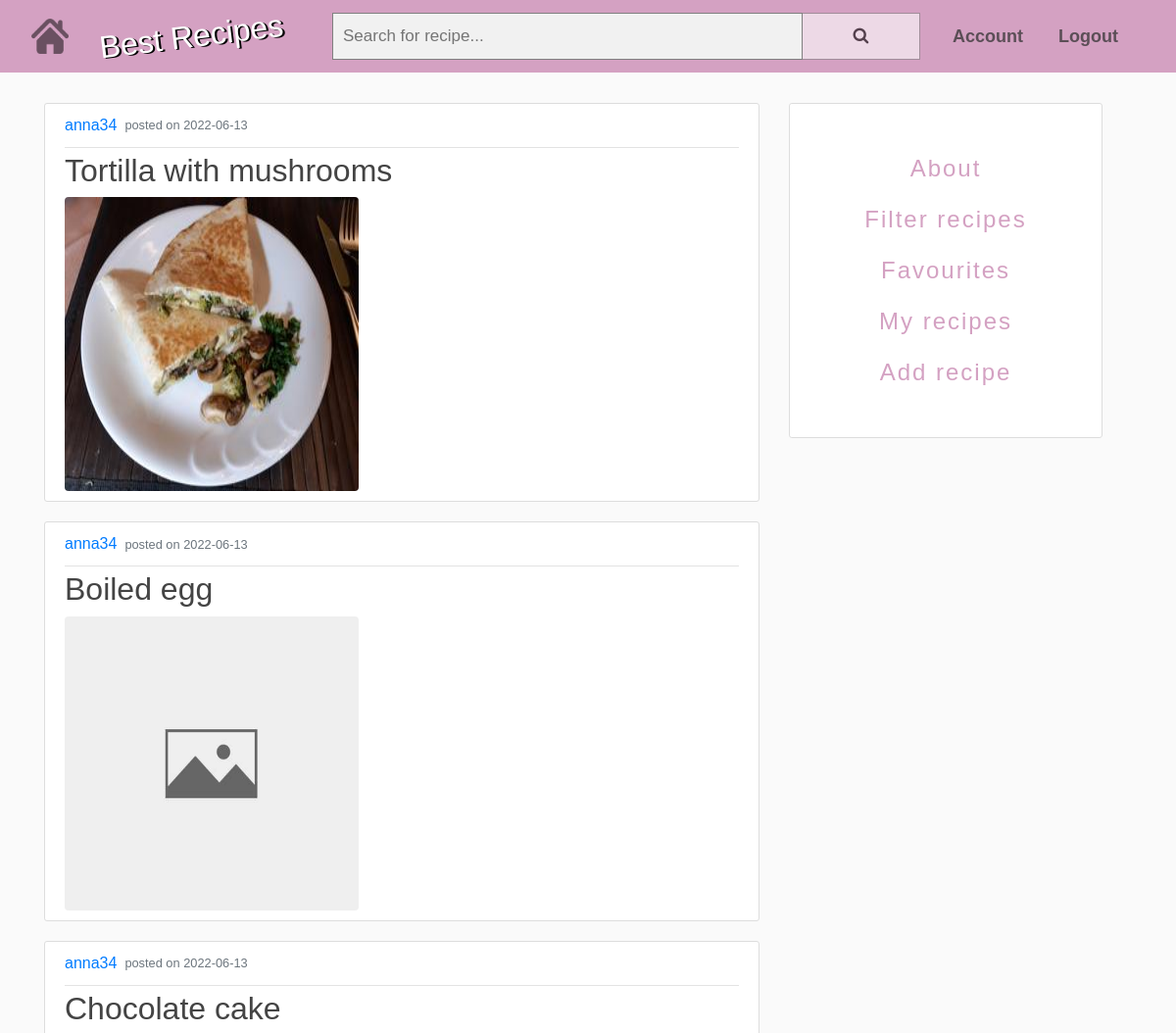
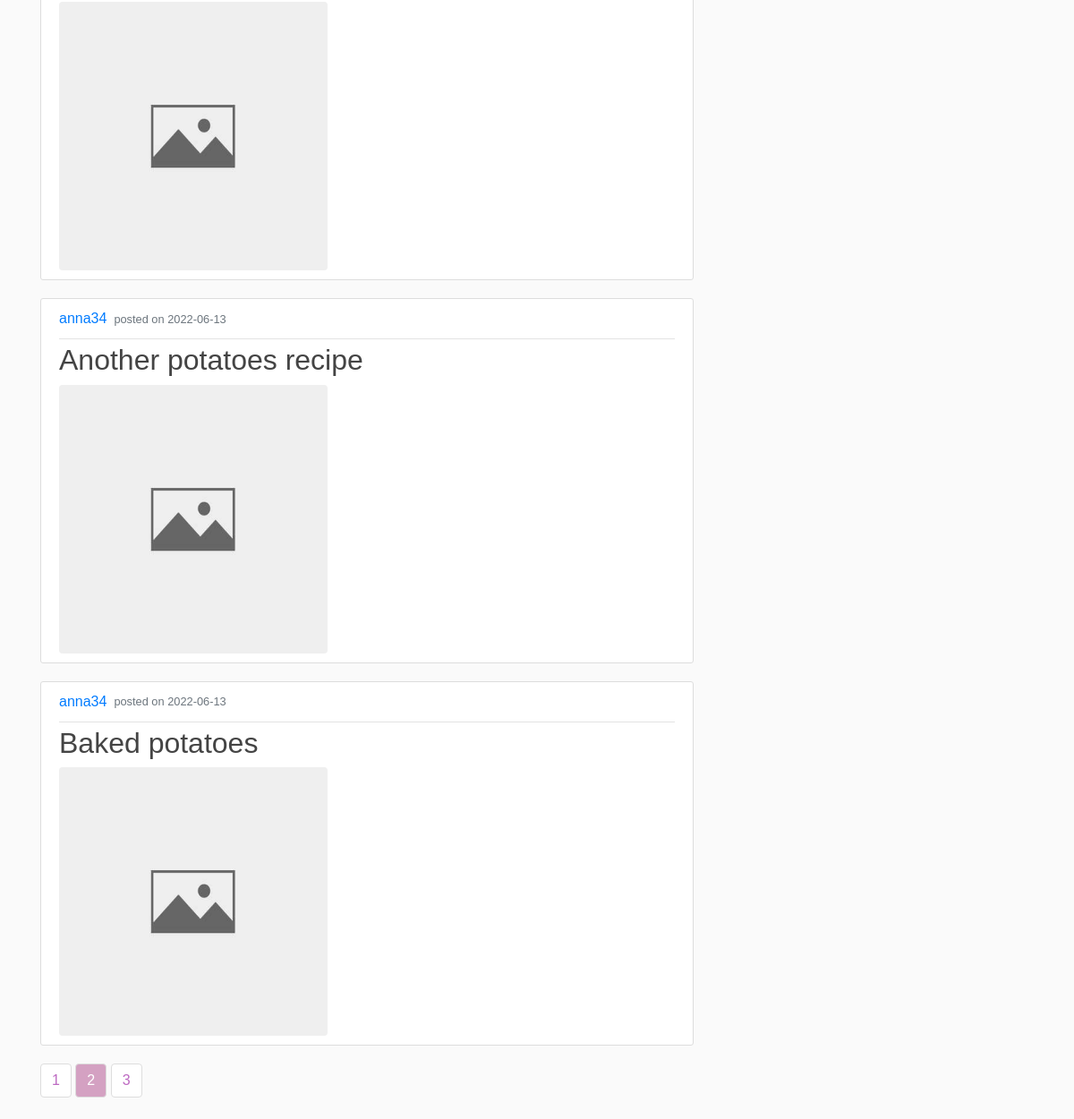
Screenshot of /home?page=2 (signed in) with the database file from the repository (2 pictures, top to bottom).
### recipes_app/models.py (models this page shows, shortened)
class Recipe(db.Model):
    id = db.Column(db.Integer, primary_key=True)
    recipe_name = db.Column(db.String(60), nullable=False)
    date_posted = db.Column(db.DateTime, nullable=False, default=datetime.utcnow)
    food_image = db.Column(db.String(20), nullable=False, default='default_food_image.jpg')
    description = db.Column(db.String(500), nullable=False)
    user_id = db.Column(db.Integer, db.ForeignKey('user.id'), nullable=False)
    is_private = db.Column(db.Boolean, nullable=False, default=False)
    recipe_tags = db.relationship("Tag", secondary=lambda: recipes_tags_table)
    tags = association_proxy("recipe_tags", "tag")

class User(db.Model, UserMixin):
    id = db.Column(db.Integer, primary_key=True)
    username = db.Column(db.String(20), unique=True, nullable=False)
    email = db.Column(db.String(50), unique=True, nullable=False)
    profile_picture = db.Column(db.String(20), nullable=False, default='default_profile_picture.jpg')
    password = db.Column(db.String(60), nullable=False)
    uploaded_recipes = db.relationship('Recipe', backref='author', lazy=True)
    favourite_recipes = db.relationship('Recipe', secondary=lambda: users_favourites_table)
    favourites = association_proxy("favourite_recipes", "recipe_name")

### recipes_app/routes.py (the view)
@app.route('/', endpoint='home')
@app.route("/home", endpoint='home')
def home():
    page = request.args.get('page', 1, type=int)
    recipes = Recipe.query.filter_by(is_private=False).order_by(Recipe.date_posted.desc()).paginate(page=page,
                                                                                                    per_page=5)
    return render_template("home.html", recipes=recipes)

### recipes_app/forms.py
class SearchbarForm(FlaskForm):
    search = StringField("Search", validators=[DataRequired()])
    submit = SubmitField('Submit')

### recipes_app/models.py (called while the page is built)
@login_manager.user_loader
def load_user(user_id):
    return User.query.get(int(user_id))

### recipes_app/routes.py (called while the page is built)
@app.context_processor
def base():
    form = SearchbarForm()
    return dict(form=form)

### recipes_app/templates/home.html
{% extends "basic_layout.html" %}
{% block content %}
    {% for recipe in recipes.items %}
        <article class="media content-section">
            <div class="media-body">
                <div class="article-metadata">
                    <a class="mr-2"
                       href="{{ url_for('show_user_recipes', username=recipe.author.username) }}">{{ recipe.author.username }}</a>
                    <small class="text-muted"> posted on {{ recipe.date_posted.strftime('%Y-%m-%d') }}</small>
                </div>
                <h2><a class="article-title"
                       href="{{ url_for('show_recipe', recipe_id=recipe.id) }}">{{ recipe.recipe_name }}</a></h2>
                <img class="rounded article-img"
                     src="{{ url_for('static', filename='food_images/' + recipe.food_image) }}">
            </div>
        </article>
    {% endfor %}
    {% for page_number in recipes.iter_pages(left_edge=1, right_edge=1, left_current=1, right_current=2) %}
        {% if page_number %}
            {% if recipes.page == page_number %}
                <a class="btn btn-info mb-4 bottom-button-picked" href="{{ url_for('home', page=page_number) }}">{{ page_number }}</a>
            {% else %}
                <a class="btn btn-outline-info mb-4 bottom-button"
                   href="{{ url_for('home', page=page_number) }}">{{ page_number }}</a>
            {% endif %}
        {% else %}
            ...
        {% endif %}
    {% endfor %}
{% endblock content %}

### recipes_app/static/main.css (style rules this page uses)
body { background: #fafafa; color: #333333; margin-top: 5rem; }
h1, h2, h3, h4, h5, h6 { color: #444444; }
.content-section { background: #ffffff; padding: 10px 20px; border: 1px solid #dddddd; border-radius: 3px; margin-bottom: 20px; }
.article-title { color: #444444; }
.article-img { height: 300px; width: 300px; margin-right: 16px; }
.article-metadata { padding-bottom: 10px; margin-bottom: 4px; border-bottom: 1px solid #e3e3e3; display: flex; align-items: center; }
body { font-family: Arial; }
* { box-sizing: border-box; }
.bottom-button { color: #BD69C2; border: 1px solid #dddddd; outline: 0; background-color: white; }
.bottom-button-picked { color: white; background-color: #d4a1c2; border: 1px solid #dddddd; outline: 0; }

### rows the page displays
Recipe: author.username "anna34", date_posted "2022-06-13", recipe_name "Tortilla with mushrooms", food_image (picture)
Recipe: author.username "anna34", date_posted "2022-06-13", recipe_name "Boiled egg", food_image (placeholder picture)
Recipe: author.username "anna34", date_posted "2022-06-13", recipe_name "Chocolate cake", food_image (placeholder picture)
Recipe: author.username "anna34", date_posted "2022-06-13", recipe_name "Another potatoes recipe", food_image (placeholder picture)
Recipe: author.username "anna34", date_posted "2022-06-13", recipe_name "Baked potatoes", food_image (placeholder picture)

### other values shown
{{ page_number }} "1" "3"
{{ page_number }} "2"
